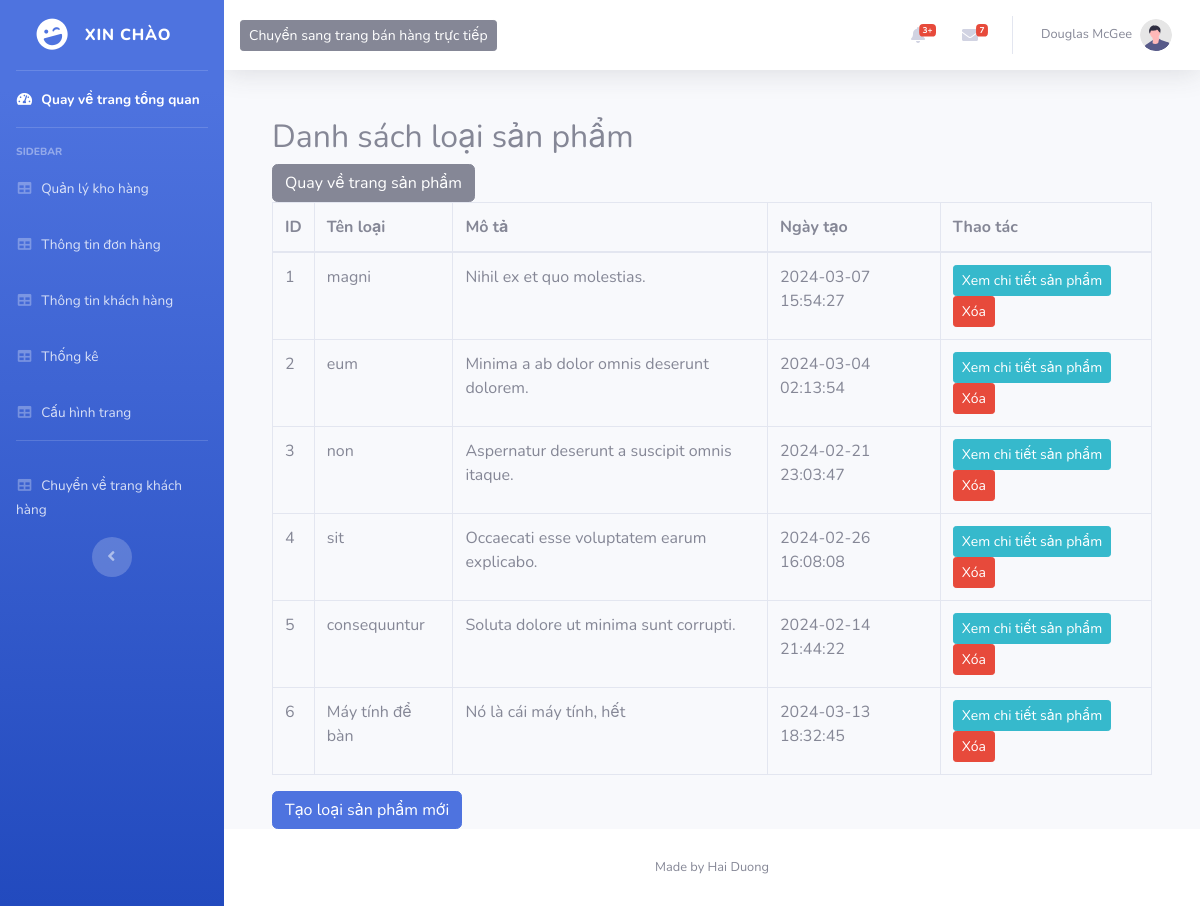
/admin.php?act=loaisp, run on an earlier commit of the app's database.
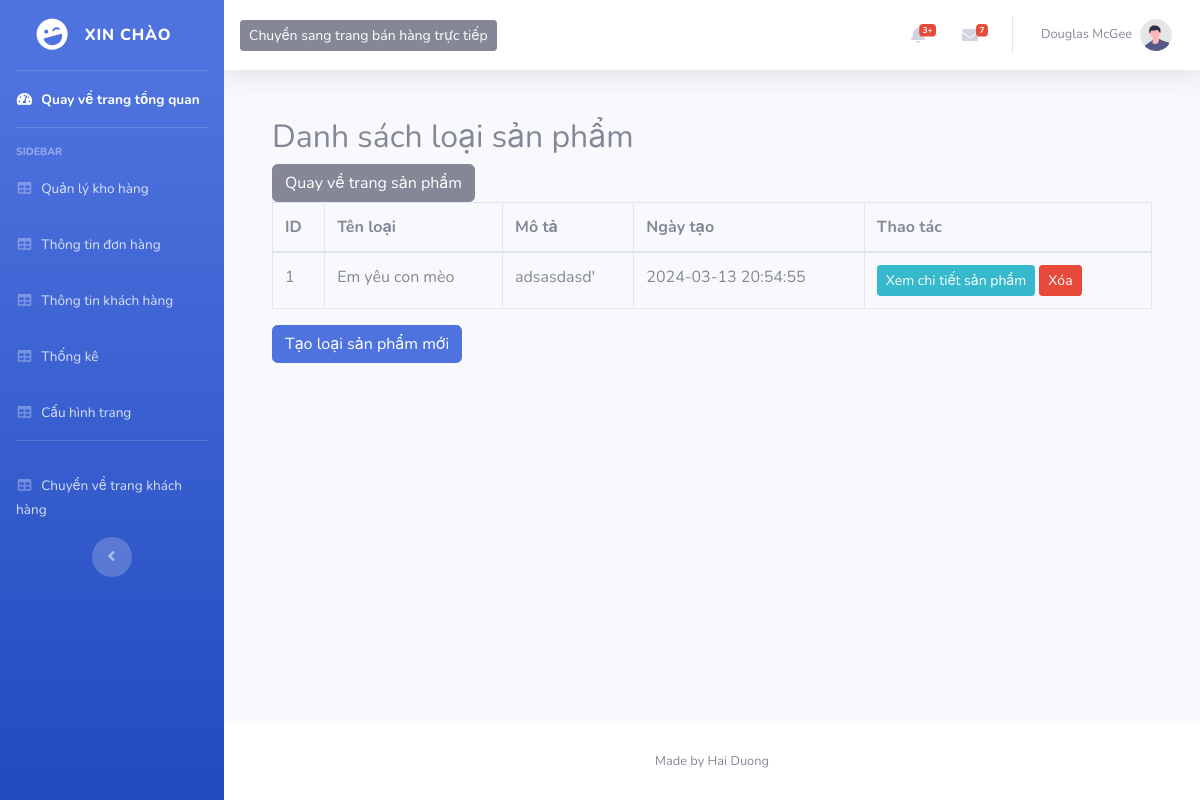
And on a later commit of the database.
### tables this page shows
CREATE TABLE `category` (
  `id` int NOT NULL,
  `name` varchar(255) DEFAULT NULL,
  `description` varchar(50) DEFAULT NULL,
  `created_at` datetime DEFAULT CURRENT_TIMESTAMP,
  `update_at` timestamp NULL DEFAULT CURRENT_TIMESTAMP ON UPDATE CURRENT_TIMESTAMP
);

### DAO/PDO.php (called while the page is built, shortened)
<?php
function pdo_get_connection(){
    $servername = "localhost";
    $username = "root";
    $password = "";
    try {
        $conn = new PDO("mysql:host=$servername;dbname=testdatabase", $username, $password);
        $conn->setAttribute(PDO::ATTR_ERRMODE, PDO::ERRMODE_EXCEPTION);
        return $conn;
    } catch(PDOException $e) {
        echo "Connection failed: " . $e->getMessage();
    }
}
function pdo_query($sql, $params = array()){
    try{
        $conn = pdo_get_connection();
        $stmt = $conn->prepare($sql);
        $stmt->execute($params);
        $rows = $stmt->fetchAll();
        return $rows;
    }
    catch(PDOException $e){
        throw $e;
    }
    finally{
        unset($conn);
    }
}
?>

### DAO/DAO.php (called while the page is built, shortened)
<?php
function get_category($id = null)
{
    if ($id === null) {
        $sql = "SELECT * FROM `category`";
        return pdo_query($sql);
    } else {
        $sql = "SELECT * FROM `category` WHERE `id` = ?";
        return pdo_query_one($sql, $id);
    }
}

### admin/view/LoaiSanPham/LoaiSanPham.All.php (the view, shortened to what this page needs)
<body>
<?php
$rows = get_category();
?>
<div class="container mt-5">
    <h2>Danh sách loại sản phẩm</h2>
    <a href="admin.php?act=sanpham" class="btn btn-secondary">Quay về trang sản phẩm</a>
    <table class="table table-bordered">
        <thead>
            <tr>
                <th>ID</th>
                <th>Tên loại</th>
                <th>Mô tả</th>
                <th>Ngày tạo</th>
                <th>Thao tác</th>
            </tr>
        </thead>
        <tbody>
            <?php foreach ($rows as $row): ?>
                <tr>
                    <td><?= $row['id'] ?></td>
                    <td><?= $row['name'] ?></td>
                    <td><?php echo $row['description'] ?? ""; ?></td>
                    <td><?php echo $row['created_at'] ?? ""; ?></td>
                    <td>
                        <a href='admin.php?act=editloaisp&id=<?= $row['id'] ?>' class="btn btn-info btn-sm">Xem chi tiết sản phẩm</a>
                        <form method='post' style='display:inline;'>
                            <input type='submit' name='delete' value='Xóa' class='btn btn-danger btn-sm' onclick='return confirm("Bạn đã chắc chưa ?");'>
                        </form>
                    </td>
                </tr>
            <?php endforeach; ?>
        </tbody>
    </table>
    <button type="button" class="btn btn-primary" data-toggle="modal" data-target="#createModal">
        Tạo loại sản phẩm mới
    </button>
</div>

What changed in the data, as far as the page shows it:
removed category: id "2", name "eum", description "Minima a ab dolor omnis deserunt dolorem.", created_at "2024-03-04 02:13:54"
removed category: id "3", name "non", description "Aspernatur deserunt a suscipit omnis itaque.", created_at "2024-02-21 23:03:47"
removed category: id "4", name "sit", description "Occaecati esse voluptatem earum explicabo.", created_at "2024-02-26 16:08:08"
removed category: id "5", name "consequuntur", description "Soluta dolore ut minima sunt corrupti.", created_at "2024-02-14 21:44:22"
removed category: id "6", name "Máy tính để bàn", description "Nó là cái máy tính, hết", created_at "2024-03-13 18:32:45"
changed category id 1: name "magni" → "Em yêu con mèo"; description "Nihil ex et quo molestias." → "adsasdasd'"; created_at "2024-03-07 15:54:27" → "2024-03-13 20:54:55"
